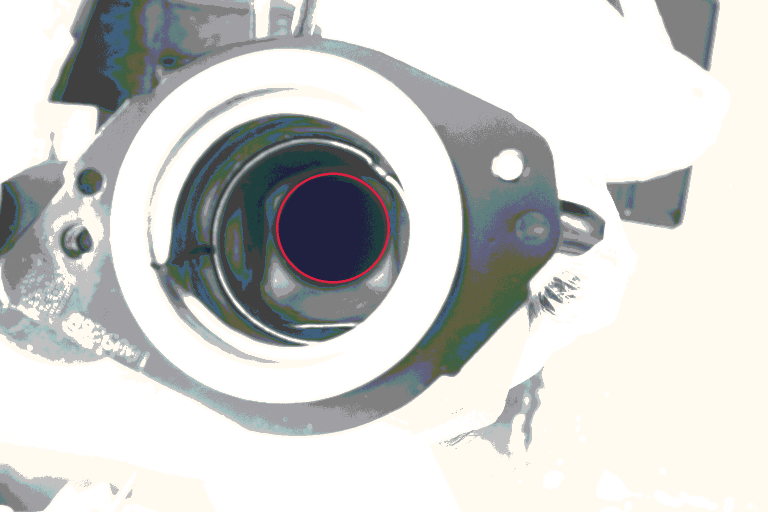
#> input picture images/22mm/Image_20261022145518915.bmp, 1536 x 1024 px (shown at 1/2 size)
$ python -i measure.py   (imports and definitions only)
#> lines starting #> are read from the running program, lines starting #| are printed output that depends on the picture; after the words box and inside, x2 and y2 are one past the last pixel; in counts of white or black regions, pixels touching at a corner belong together
#> further down, picture is the input picture: shape (1024, 1536, 3); mean B, G, R 204.9, 207, 205.7

import cv2
import numpy as np

MIN_CORE_AREA = 3000
MAX_CORE_AREA = 100000
MIN_CORE_SIZE = 60
MAX_CORE_SIZE = 300
MAX_AXIS_DIFFERENCE_RATIO = 0.15


def _gray(image):
    if image is None:
        raise ValueError("Could not read image")

    if image.ndim == 2:
        return image.copy()

    return cv2.cvtColor(image, cv2.COLOR_BGR2GRAY)
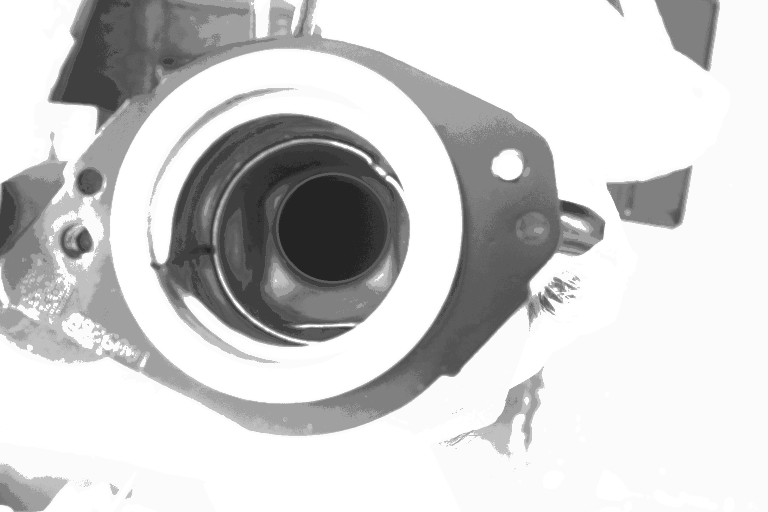
#> returned value: shape (1024, 1536) (shown at 1/2 size); min 36, max 255, mean 206.3


def measure_hole(image):
    gray = _gray(image)
    blurred = cv2.GaussianBlur(gray, (5, 5), 0.8)

    # Normalize local contrast to reduce sensitivity to lighting.
    normalized = cv2.createCLAHE(
        clipLimit=2.0,
        tileGridSize=(8, 8)
    ).apply(blurred)
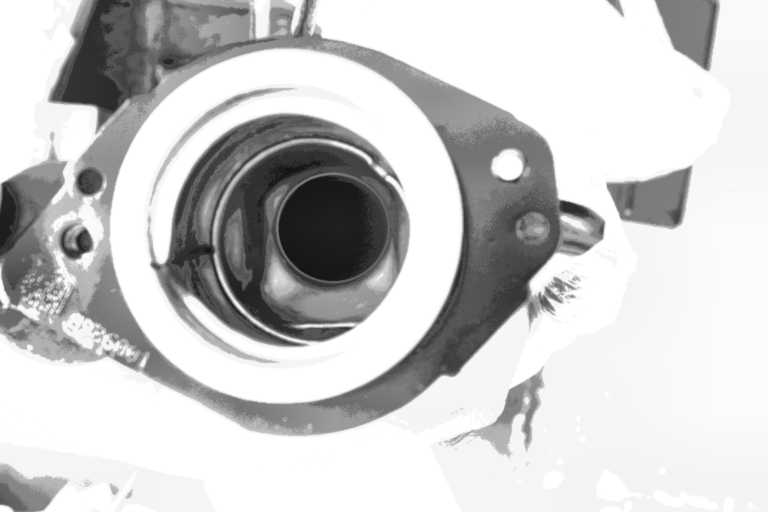
#> normalized: shape (1024, 1536) (shown at 1/2 size); min 20, max 255, mean 202.7

    # Adaptive threshold instead of a fixed darkness threshold.
    mask = cv2.adaptiveThreshold(
        normalized,
        255,
        cv2.ADAPTIVE_THRESH_GAUSSIAN_C,
        cv2.THRESH_BINARY_INV,
        51,
        5
    )
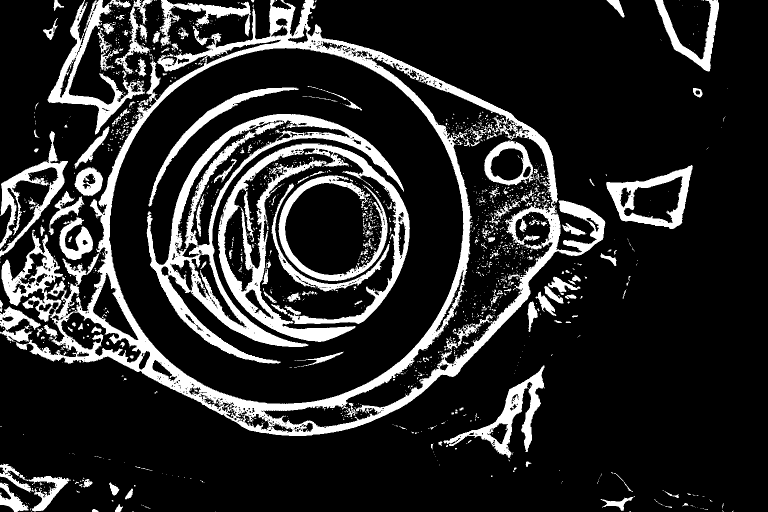
#> mask: shape (1024, 1536) (shown at 1/2 size); 16.8% white; 1649 white regions (1440 under 20 px), largest, box (x1, y1, x2, y2) and area: (3, 0, 1211, 872) 98041, (293, 228, 808, 727) 34791, (436, 287, 820, 684) 28502

    kernel = cv2.getStructuringElement(
        cv2.MORPH_ELLIPSE, (3, 3)
    )
    mask = cv2.morphologyEx(
        mask, cv2.MORPH_CLOSE, kernel
    )
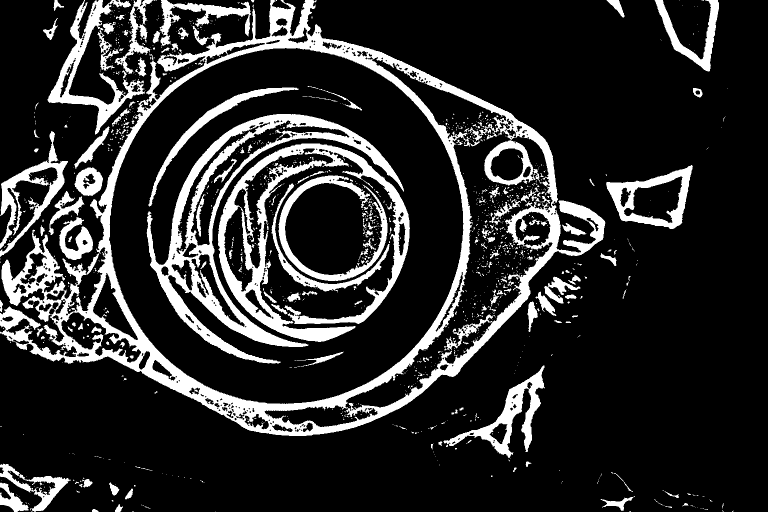
#> mask: shape (1024, 1536) (shown at 1/2 size); 17.3% white; 1256 white regions (1072 under 20 px), largest, box (x1, y1, x2, y2) and area: (0, 0, 1211, 872) 109147, (293, 228, 808, 727) 35643, (436, 287, 820, 684) 30280

    count, labels, stats, _ = cv2.connectedComponentsWithStats(
        mask, 8
    )
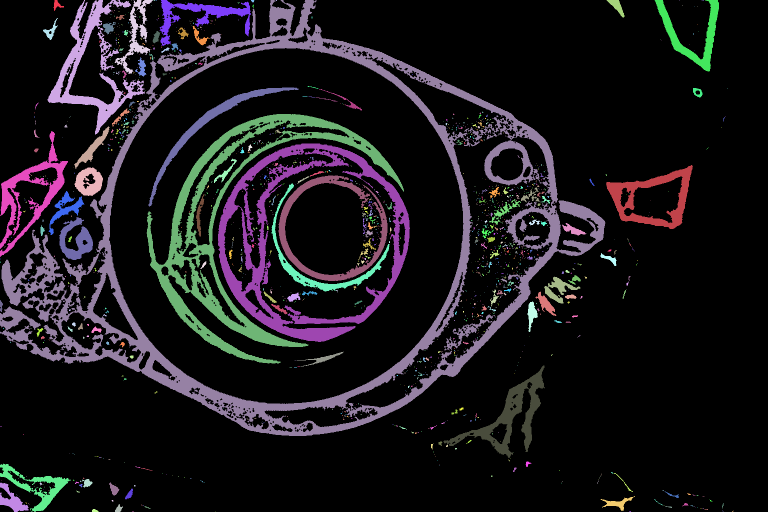
#> labels: shape (1024, 1536) int32 (shown at 1/2 size); 1257 distinct labels, from 0 to 1256; one colour per label, 0 black
#> count = 1257; stats = 1257 rows, first 6: [0, 0, 1536, 1024, 1300618], [107, 0, 21, 22, 188], [95, 0, 195, 269, 11469], [263, 0, 1, 1, 1], [229, 0, 77, 148, 2677], [307, 0, 3, 2, 4]

    candidates = []

    for i in range(1, count):
        x, y, w, h, area = map(int, stats[i])

        if not MIN_CORE_AREA <= area <= MAX_CORE_AREA:
            continue

        if not (
            MIN_CORE_SIZE <= w <= MAX_CORE_SIZE
            and MIN_CORE_SIZE <= h <= MAX_CORE_SIZE
        ):
            continue

        if x <= 0 or y <= 0:
            continue

        if x + w >= gray.shape[1] or y + h >= gray.shape[0]:
            continue

        component = np.uint8(labels == i) * 255
        contours, _ = cv2.findContours(
            component,
            cv2.RETR_EXTERNAL,
            cv2.CHAIN_APPROX_NONE
        )

        if not contours:
            continue

        contour = max(contours, key=cv2.contourArea)

        if len(contour) < 5:
            continue

        (cx, cy), (a, b), angle = cv2.fitEllipse(contour)

        major = max(a, b)
        minor = min(a, b)

        if minor <= 0:
            continue

        axis_difference = (major - minor) / major

        # Keep candidates reasonably circular, but avoid the
        # overly strict circularity rejection from the previous version.
        if axis_difference > MAX_AXIS_DIFFERENCE_RATIO:
            continue

        contour_area = cv2.contourArea(contour)
        perimeter = cv2.arcLength(contour, True)

        circularity = (
            4 * np.pi * contour_area / perimeter**2
            if perimeter > 0 else 0
        )

        # Prefer round, compact components.
        score = contour_area * (minor / major) * circularity

        candidates.append({
            "score": score,
            "cx": cx,
            "cy": cy,
            "major": major,
            "minor": minor,
            "angle": angle,
            "contour": contour,
            "area": contour_area,
            "circularity": circularity,
        })
#> this loop made 1256 passes
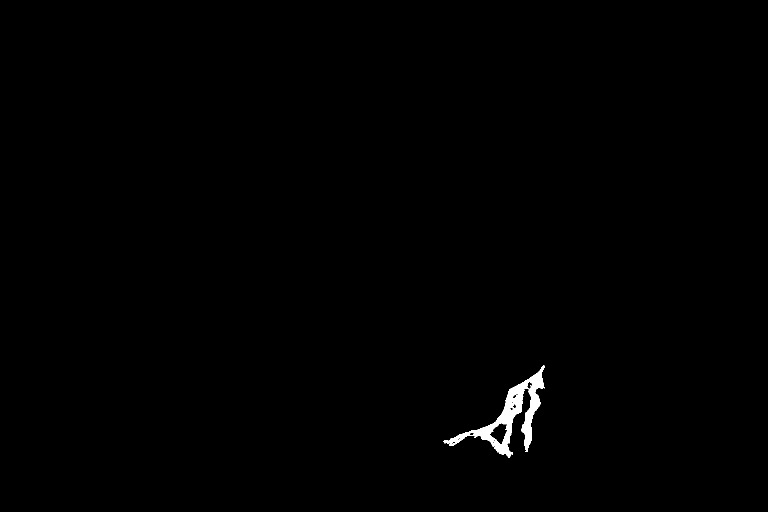
#> component: shape (1024, 1536) (shown at 1/2 size); 0.51% white; 1 white region, box (x1, y1, x2, y2) and area: (887, 731, 1090, 916) 7969
#> after the loop, candidates = 2 items

    if not candidates:
        raise ValueError(
            "Hole not detected reliably. Keep part flat and in focus."
        )

    best = max(candidates, key=lambda c: c["score"])
#> best = 9 items

    diameter = (best["major"] + best["minor"]) / 2.0
#> diameter = 201.6

    return {
        "cx": float(best["cx"]),
        "cy": float(best["cy"]),
        "radius_px": float(diameter / 2),
        "diameter_px": float(diameter),
        "axis_a_px": float(best["major"]),
        "axis_b_px": float(best["minor"]),
        "fit_std_px": float((best["major"] - best["minor"]) / 2),
        "axis_difference_ratio": float(
            (best["major"] - best["minor"]) / best["major"]
        ),
        "score": float(best["score"]),
        "threshold": -1,
        "area_px": float(best["area"]),
        "circularity": float(best["circularity"]),
        "angle_deg": float(best["angle"]),
        "contour": best["contour"],
    }


# [42 lines left out: function draw_diagnostic, not called in this run]

>>> import cv2
>>> picture = cv2.imread('../images/22mm/Image_20261022145518915.bmp')
>>> result = measure_hole(picture)
#> result = 14 items
